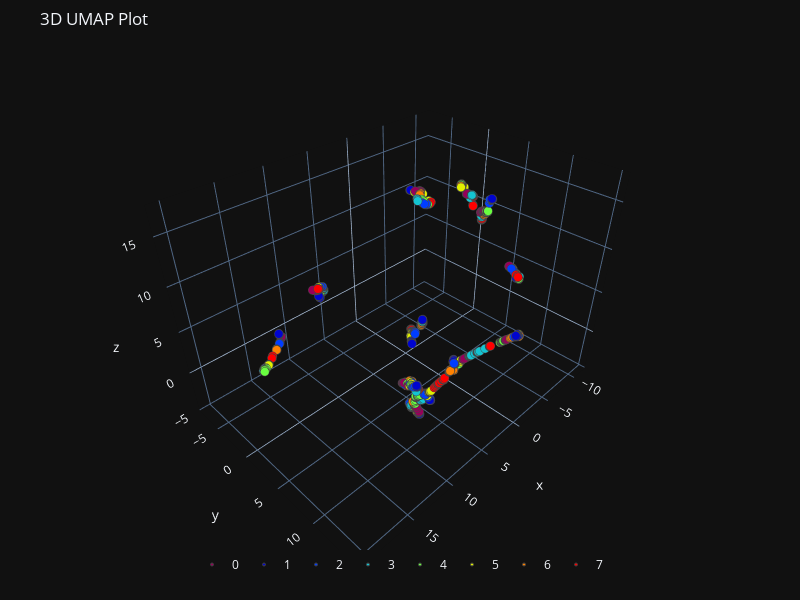

The code cell stored with this chart in its notebook:
### Markdown cell above
### Uniform Manifold Approximation and Projection (UMAP)

UMAP uses a probabilistic framework that optimizes a low-dimensional embedding to approximate the high-dimensional data, and it emphasizes the preservation of local neighborhoods and connectivity.UMAP is particularly useful for visualizing high-dimensional data in a way that facilitates pattern recognition and data exploration, and it has become a popular alternative to t-SNE and PCA for unsupervised dimensionality reduction.

### Code cell
import umap.umap_ as umap

reducer = umap.UMAP(random_state=42,n_components=3)
embedding = reducer.fit_transform(x)


plot_3d(embedding[:, 0],
        embedding[:, 1],
        embedding[:, 2],
         path = os.path.join(explanatory_fMRI_dir, 'umap_3d.png'),
        y = categories[subject_id],
        title="3D UMAP Plot")
